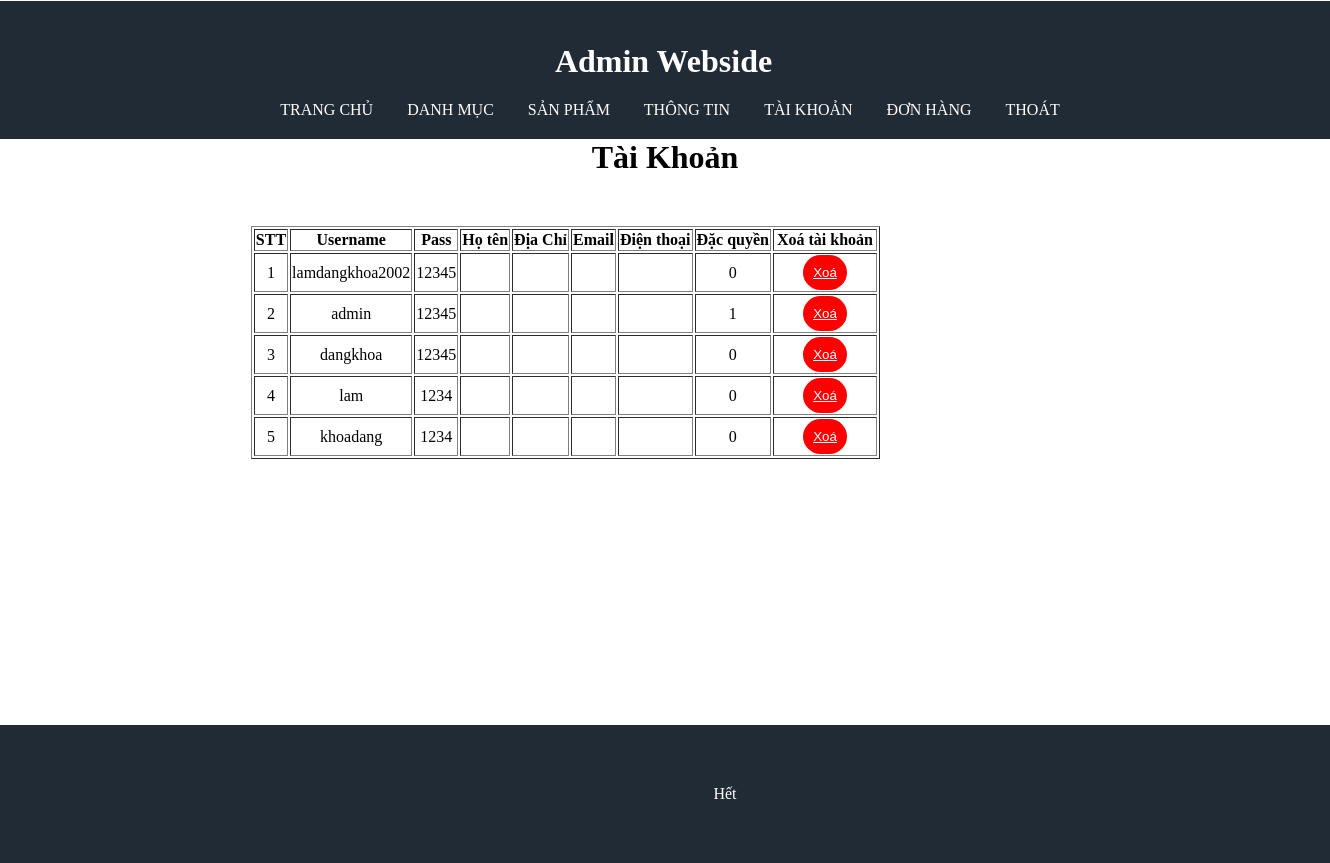
The page /admin/index.php?act=taikhoan (signed in) on the database its author committed.
### tables this page shows
CREATE TABLE `user` (
  `id` int(6) NOT NULL,
  `username` varchar(50) NOT NULL,
  `password` varchar(50) NOT NULL,
  `ten` varchar(50) DEFAULT NULL,
  `diachi` varchar(100) DEFAULT NULL,
  `email` varchar(50) NOT NULL,
  `dienthoai` varchar(20) DEFAULT NULL,
  `role` tinyint(1) NOT NULL DEFAULT 0
);

### ketnoi/user.php (called while the page is built, shortened)
<?php
function getall_user(){
        $conn = connectdb();
        $stmt = $conn->prepare("SELECT * FROM user");
        $stmt->execute();
        $kq=$stmt->fetchAll();
        return $kq;
      }

### admin/view/taikhoan.php (the view, shortened to what this page needs)
<div class="main" >
    <h1 style="text-align: center;margin-bottom: 50px;">Tài Khoản</h1>
    <div style="float: right; margin-right: 450px;">
    <table border="1" style="text-align: center;">
    <tr >
            <th>STT</th>
            <th>Username</th>
            <th>Pass</th>
            <th>Họ tên</th>
            <th>Địa Chỉ</th>
            <th>Email</th>
            <th>Điện thoại</th>
            <th>Đặc quyền</th>
            <th style="width: 100px;">Xoá tài khoản</th>
        </tr>
    <?php
        if (isset($kq)&&(count($kq)>0)) {
            $i=1;
            foreach ($kq as $user) {
                echo '<tr>
                    <td>'.$i.'</td>
                    <td>'.$user['username'].'</td>
                    <td>'.$user['password'].'</td>
                    <td>'.$user['ten'].'</td>
                    <td>'.$user['diachi'].'</td>
                    <td>'.$user['email'].'</td>
                    <td>'.$user['dienthoai'].'</td>
                    <td>'.$user['role'].'</td>
                    <td><button style=" background: red; border: 0;color: white;padding: 10px;border-radius: 20px;"><a href="index.php?act=deluser&id='.$user['id'].'" style="color: white;" >Xoá</a></button></td>
                </tr>';
                $i++;
            }
        }
    ?>
    </table>
</div>
</div>

### admin/view/stylead1.css (style rules this page uses)
body { margin: 0; }

### rows shown on the page
user: username "lamdangkhoa2002", password "12345", role "0"
user: username "admin", password "12345", role "1"
user: username "dangkhoa", password "12345", role "0"
user: username "lam", password "1234", role "0"
user: username "khoadang", password "1234", role "0"
